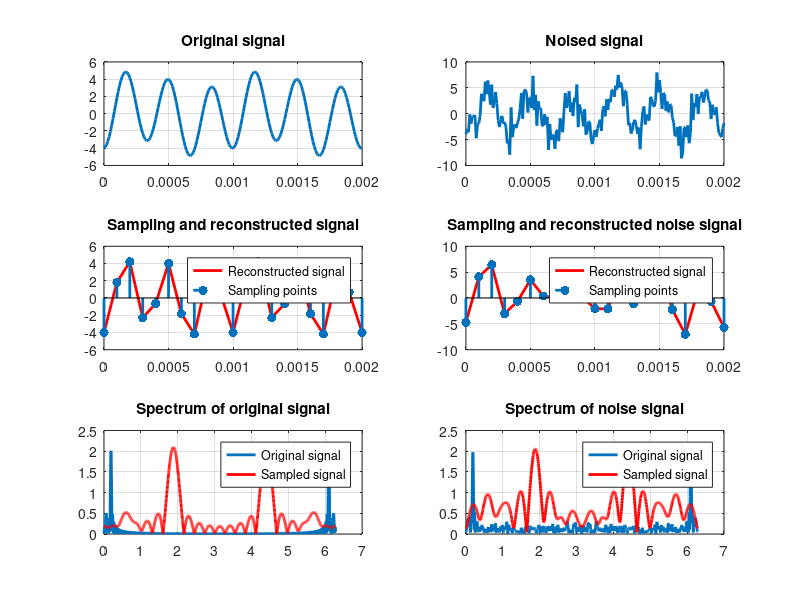

This chart was generated by the following MATLAB code:
clc, clearvars, close all
f = 1000, T = 1/f;
t = 0 : T/100 : 2*T;
subplot(3, 2, 1)
x = sin(2*pi*f*t)-4*cos(6*pi*f*t);
plot(t, x, 'LineWidth', 2)
grid on
title('Original signal')
subplot(3, 2, 3)
t1 = 0 : T/10 : 2*T;
x1 = sin(2*pi*f*t1)-4*cos(6*pi*f*t1);
plot(t1, x1, 'LineWidth', 2, 'r')
hold on
stem(t1, x1, 'LineWidth', 2, '.', 'Markersize', 20)
title('Sampling and reconstructed signal')
legend('Reconstructed signal', 'Sampling points')
grid on
subplot(3, 2, 5)
N = 2048;
X = fft(x, N);
L = length(x);
mag_X = abs(X)/L;
w = linspace(0, 2*pi, N);
plot(w, mag_X, 'LineWidth', 2)
hold on
X1 = fft(x1, N);
L1 = length(x1);
mag_X1 = abs(X1)/L1;
plot(w, mag_X1, 'LineWidth', 2, 'r')
title('Spectrum of original signal')
legend('Original signal', 'Sampled signal')
grid on
subplot(3, 2, 2)
x = sin(2*pi*f*t)-4*cos(6*pi*f*t)+2*randn(size(t));
plot(t, x, 'LineWidth', 2)
grid on
title('Noised signal')
subplot(3, 2, 4)
x1 = sin(2*pi*f*t1)-4*cos(6*pi*f*t1)+2*randn(size(t1));
plot(t1, x1, 'LineWidth', 2, 'r');
hold on
stem(t1, x1, 'LineWidth', 2,'.', 'Markersize', 20)
title('Sampling and reconstructed noise signal')
legend('Reconstructed signal', 'Sampling points')
grid on
subplot(3, 2, 6)
N = 1024;
X = fft(x, N)
L = length(x);
Mag_X = abs(X)/L;
w = linspace(0, 2*pi, N);
plot(w, Mag_X, 'LineWidth', 2)
grid on
hold on
title('Spectrum of noise signal')
X1 = fft(x1, N)
L = length(x1);
Mag_X1 = abs(X1)/L;
plot(w, Mag_X1, 'LineWidth', 2, 'r')
legend('Original signal', 'Sampled signal')
pause
